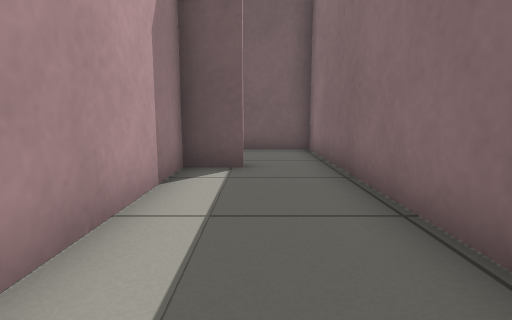
view 1 (above)

12 first-person views from a walk through a Gazebo world. The camera is 0.5 m above the floor, tilts 8° down and sees 80° across. The floor is counted in squares, 0.5 m on a side. Each view is taken from the middle of a square. On the plan, view 1 faces up. The plan holds only what a view shows up to about 12 squares ahead; the rest is blank. The place goes on beyond the plan.

view 2
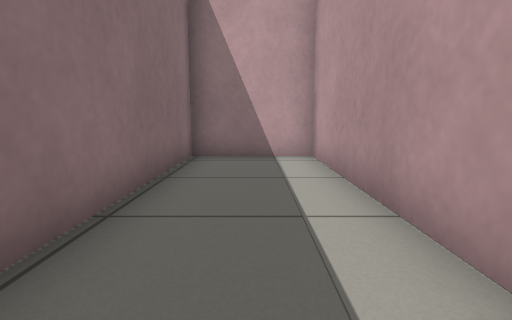

view 3
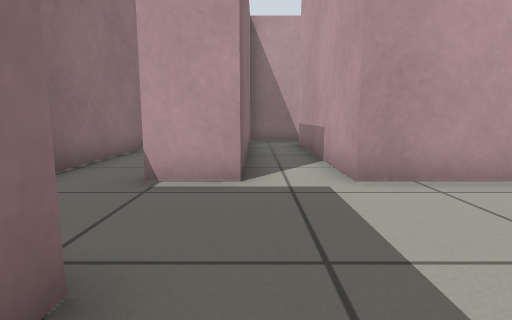

view 4
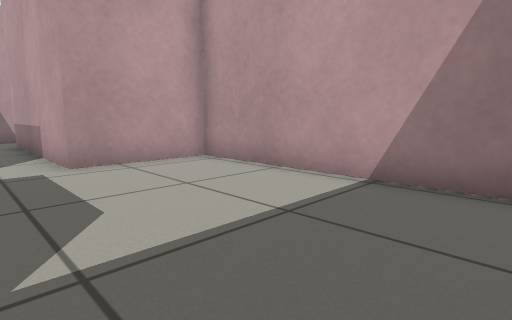

view 5
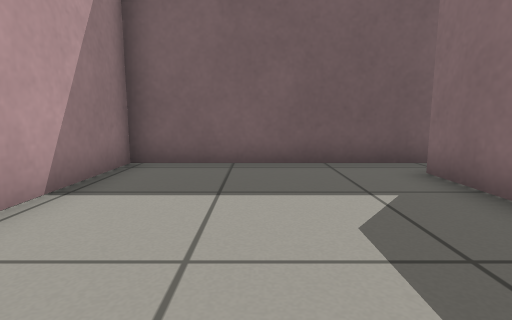

view 6
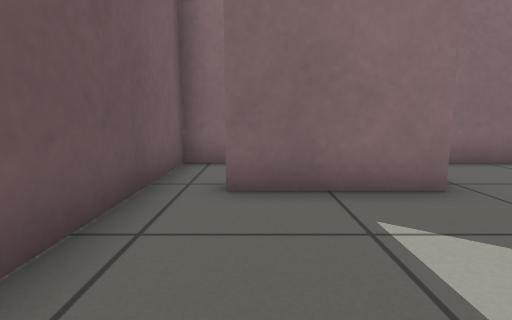

view 7
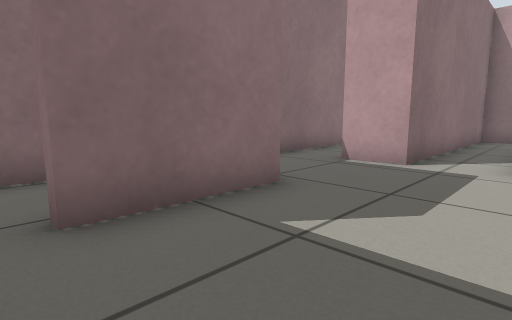

view 8
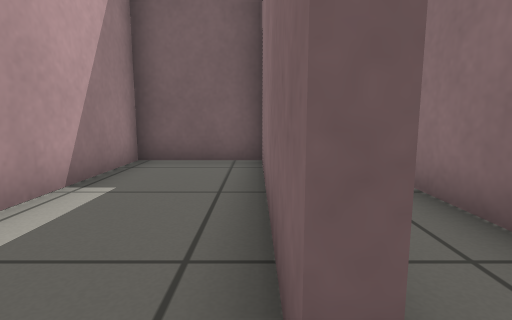

view 9
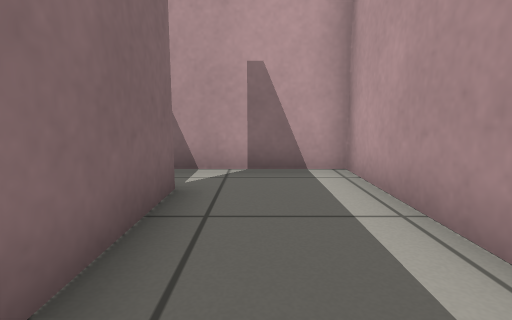

view 10
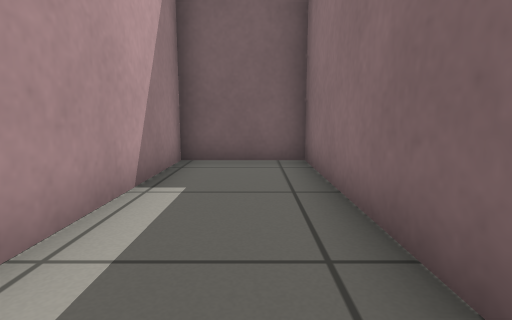

view 11
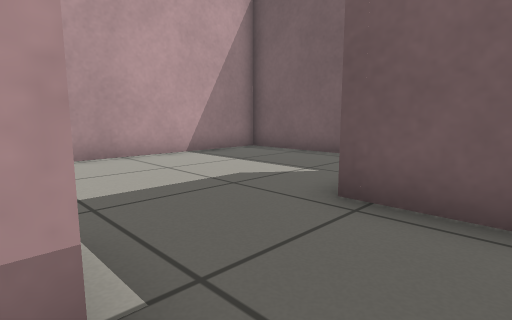

view 12
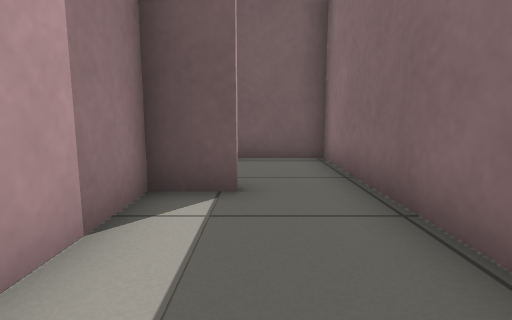

### Floor plan
Points are (right, up) in squares from view 1. A wall is a line through its corners. A room is listed if a view was taken in it or the views show most of it. See-through windows are left out.
Room 1 (views 1, 2, 11, 12)
walls: (-0.2, 6) (-1.5, 6) (-1.5, -1.8) (1.7, -1.8) (1.7, 9.4) (-0.9, 9.4)
ways out: opening at (-1, 7.5) to room 2
Room 2 (views 3, 4, 5, 6, 7)
walls: (-0.9, 9.4) (-0.9, 12.5); (-0.5, 13.6) (-6.7, 13.6) (-6.7, 6.3) (-3.6, 6.3) (-3.6, -0.3); (-3.5, -1.8) (-1.8, -1.8) (-1.8, 6.3) (-0.2, 6.3)
ways out: opening at (-1, 7.5) to room 1; opening at (-4, -1) to room 3; opening at (-1, 13)
Room 3 (views 8, 9, 10)
walls: (-3.9, -0.3) (-3.9, 6) (-6.7, 6) (-6.7, -1.8) (-3.5, -1.8)
ways out: opening at (-4, -1) to room 2

Positions as (right, up) in squares from view 1, and headings:
1: (0, 0), facing up
2: (0, 6), facing down
3: (-2, 11), facing down
4: (-2, 13), facing down-left
5: (-4, 7), facing up
6: (-5, 12), facing right
7: (-4, 13), facing down-right
8: (-4, -1), facing up
9: (-5, 4), facing down
10: (-5, -1), facing up
11: (1, 6), facing up-left
12: (0, 2), facing up
